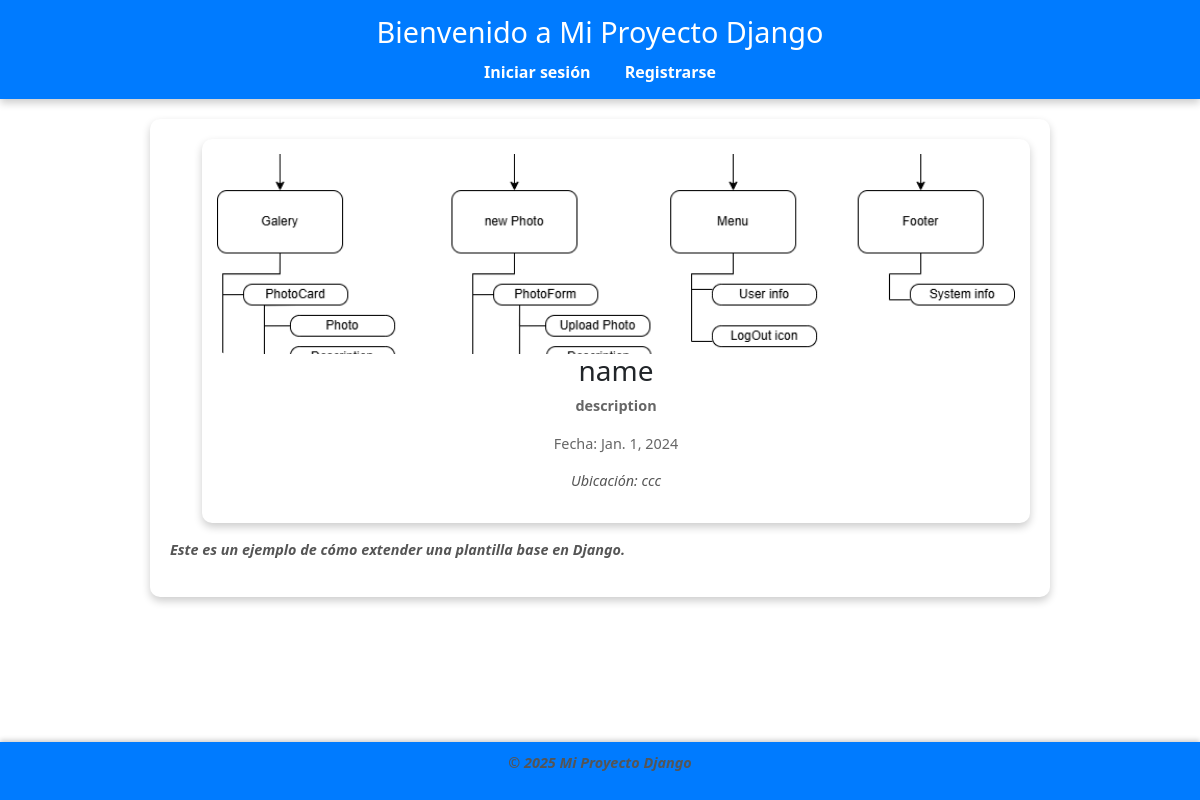
The app's page /home, older data.
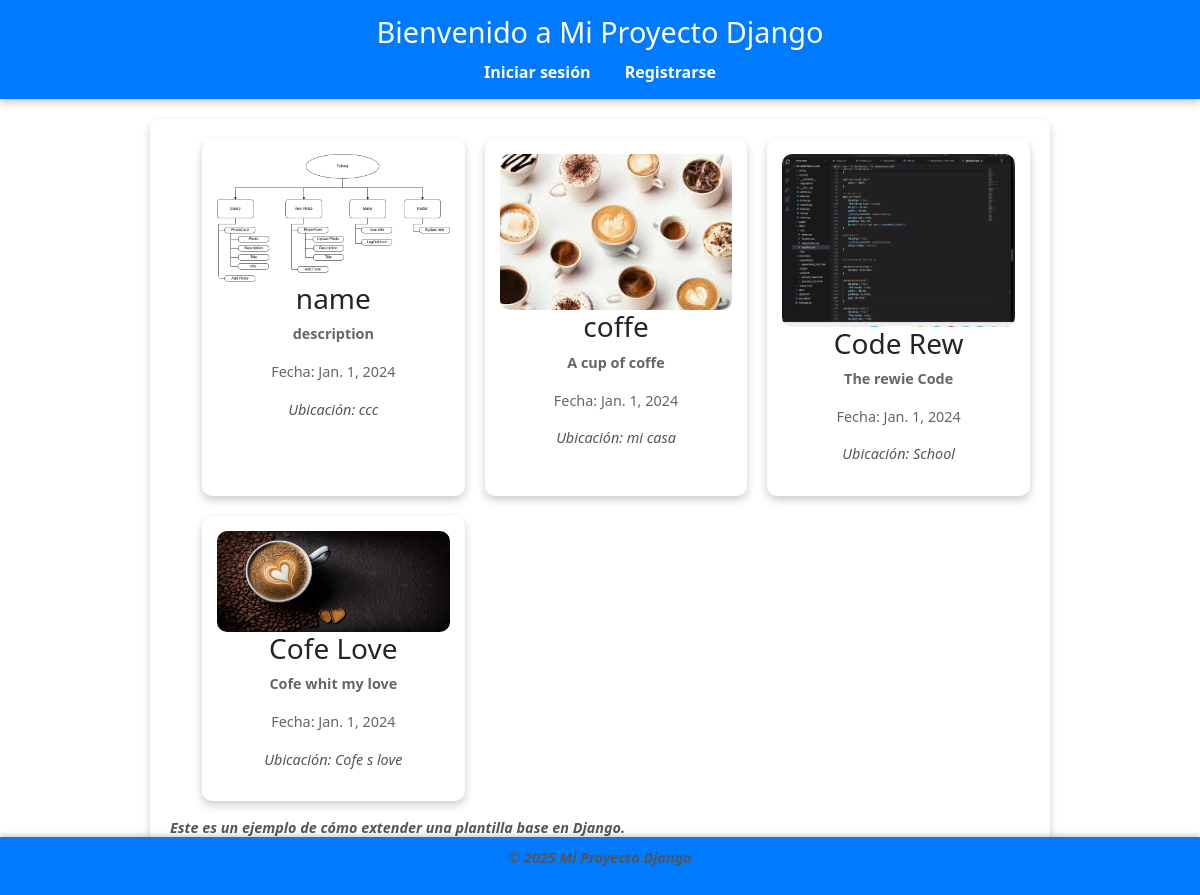
The same page, newer data.
### FotoriaAPP/models.py (models this page shows, shortened)
class Picture(models.Model):
    name = models.CharField(max_length=100)
    descripcion = models.TextField()
    date = models.DateField()
    location = models.CharField(max_length=100)
    img = models.ImageField(upload_to='static/img')

### FotoriaAPP/views.py (the view)
# urls.py: path('home', PictureListView.as_view(), name='home'),
class PictureListView(ListView):
    model = Picture
    template_name = 'home.html'
    context_object_name = 'listPicture'

### FotoriaAPP/Templates/home.html (shortened to what this page needs)
{% extends "base.html" %}
{% block content %}
    <ul>
        {% for picture in listPicture %}
        <li>
            <img src="{{ picture.img.url }}" alt="{{ picture.name }}">
            <h3>{{ picture.name }}</h3>
            <p>{{ picture.descripcion }}</p>
            <p>Fecha: {{ picture.date }}</p>
            <p>Ubicación: {{ picture.location }}</p>
        </li>
    {% empty %}
        <p>No hay photos disponibles.</p>
    {% endfor %}
    </ul>
    <p>Este es un ejemplo de cómo extender una plantilla base en Django.</p>
{% endblock %}

### FotoriaAPP/Templates/base.html (shortened to what this page needs)
{% load static %}
<!DOCTYPE html>
<html lang="es">
<head>
    <link rel="stylesheet" href="{% static 'css/styles.css' %}">
    <link rel="stylesheet" href="{% static 'css/home.css' %}">
    <link rel="stylesheet" href="{% static 'css/newPic.css' %}">
    <link rel="stylesheet" href="{% static 'css/login.css' %}">
    <link rel="stylesheet" href="{% static 'css/logout.css' %}">
    <link rel="stylesheet" href="https://cdnjs.cloudflare.com/ajax/libs/font-awesome/6.0.0/css/all.min.css">
    <link rel="stylesheet" href="https://cdn.jsdelivr.net/npm/bootstrap@5.3.0/dist/css/bootstrap.min.css">
</head>
<body>
    <header>
        <h1>Bienvenido a Mi Proyecto Django</h1>
        <nav>
            {% if user.is_authenticated %}
                <a href="{% url 'home' %}">Inicio</a>
                <a href="{% url 'newPicture' %}">New Photo</a>
                <form action="{% url 'logout' %}" method="post" class="logout-form">
                    {% csrf_token %}
                    <button type="submit" class="logout-btn">Cerrar sesión</button>
                </form>
            {% else %}
            <a href="{% url 'login' %}">Iniciar sesión</a>
            <a href="{% url 'register' %}">Registrarse</a>
            {% endif %}
        </nav>
    </header>
    <div class="content">
        {% block content %}{% endblock %}
    </div>
    <footer>
        <p>© 2025 Mi Proyecto Django</p>
    </footer>
</body>
</html>

### FotoriaAPP/static/css/styles.css (style rules this page uses)
body { font-family: 'Arial', sans-serif; margin: 0; padding: 0; background-color: #f4f4f4; color: #333; }
header { background: #007bff; color: white; padding: 15px 20px; text-align: center; box-shadow: 0 4px 8px rgba(0, 0, 0, 0.2); }
header h1 { margin: 0; font-size: 1.8em; }
nav { margin-top: 10px; }
nav a { color: white; text-decoration: none; margin: 0 15px; font-weight: bold; transition: color 0.3s ease; }
.content { max-width: 900px; margin: 20px auto; padding: 20px; background: white; border-radius: 10px; box-shadow: 0 4px 8px rgba(0, 0, 0, 0.2); }
footer { background: #007bff; color: white; text-align: center; padding: 10px 0; position: fixed; bottom: 0; width: 100%; box-shadow: 0 -2px 5px rgba(0, 0, 0, 0.2); }

### FotoriaAPP/static/css/home.css (style rules this page uses)
ul { list-style: none; padding: 0; display: grid; grid-template-columns: repeat(auto-fit, minmax(250px, 1fr)); gap: 20px; justify-content: center; }
li { background: #fff; border-radius: 10px; box-shadow: 0 4px 8px rgba(0, 0, 0, 0.2); padding: 15px; text-align: center; transition: transform 0.3s ease, box-shadow 0.3s ease; position: relative; }
img { width: 100%; max-height: 200px; object-fit: cover; border-radius: 10px; }
h3 { margin: 10px 0 5px; font-size: 1.2em; color: #333; }
p { font-size: 0.9em; color: #666; }
p:first-of-type { font-weight: bold; }
p:last-of-type { font-style: italic; color: #555; }

### FotoriaAPP/static/css/newPic.css (style rules this page uses)
body { font-family: 'Arial', sans-serif; background-color: #f9f9f9; color: #333; margin: 0; padding: 0; }

Row changes from the older to the newer data that the page shows:
added Picture: img (picture), name "coffe", descripcion "A cup of coffe", date "Jan. 1, 2024", location "mi casa"
added Picture: img (picture), name "Code Rew", descripcion "The rewie Code", date "Jan. 1, 2024", location "School"
added Picture: img (picture), name "Cofe Love", descripcion "Cofe whit my love", date "Jan. 1, 2024", location "Cofe s love"
